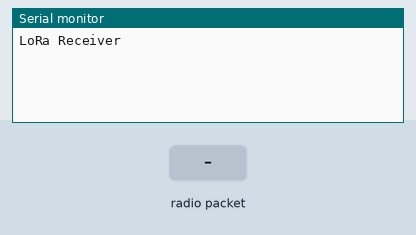
Recording of a sketch running on a simulated Arduino Uno, built with avr-gcc and run on an emulated ATmega328P. On the bench: the last lines printed to the serial monitor. Inputs (shaded band) come from the test bench. No radio packets arrive unless stated.

Above: at 1.2 s.
1.3 s: radio packet "1" arrives
At 1.9 s:
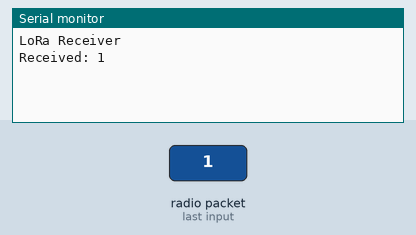
2.8 s: radio packet "0" arrives
At 4.0 s:
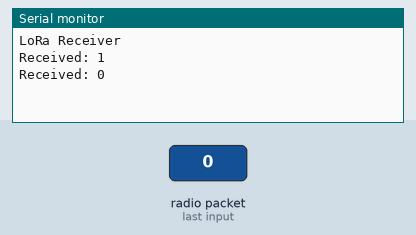
4.3 s: radio packet "2" arrives
At 5.4 s:
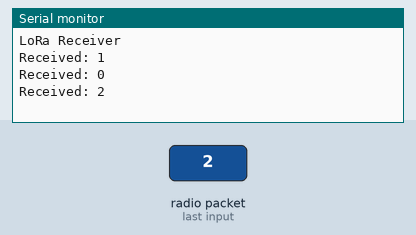

The sketch:

rc.ino
```cpp
#include <SPI.h>
#include <LoRa.h>

void setup() {
  Serial.begin(9600);     // Initialize serial communication
  while (!Serial);        // Wait for serial port to connect
  Serial.println("LoRa Receiver");

  LoRa.begin(433E6);     // Set frequency to 433MHz
}

void loop() {
  int packetSize = LoRa.parsePacket();  // Check for incoming packets
  if (packetSize) {
    String incoming = "";  // Create a string to hold the incoming message
    while (LoRa.available()) {
      incoming += (char)LoRa.read();  // Read the incoming message
    }
    Serial.print("Received: ");
    Serial.println(incoming);  // Print the received message
  }
}
```

Measured:
- after the input at 1.3 s, the serial monitor: prints a new line at once (image 1)
- after the input at 2.8 s, the serial monitor: prints a new line at once (image 2)
- after the input at 4.3 s, the serial monitor: prints a new line at once (image 3)
